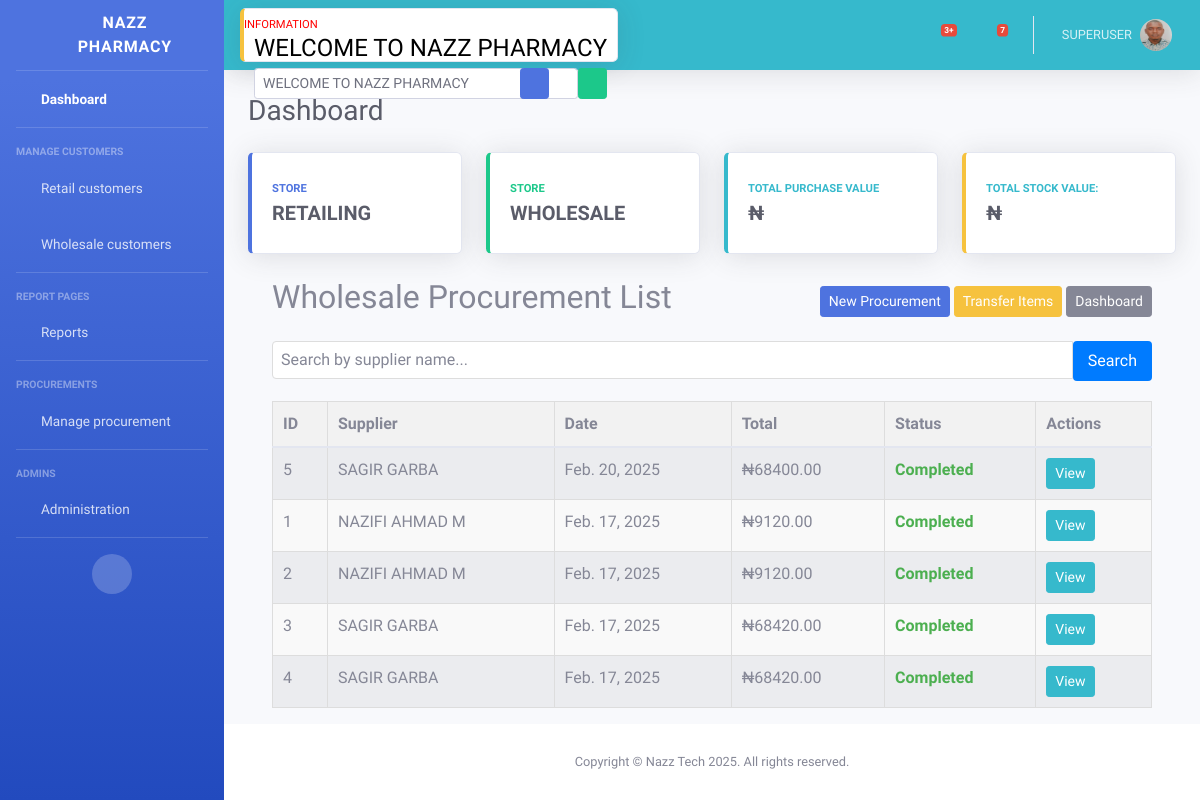
Page /wholesale_procurement_list/ (signed in) on the earlier database version.
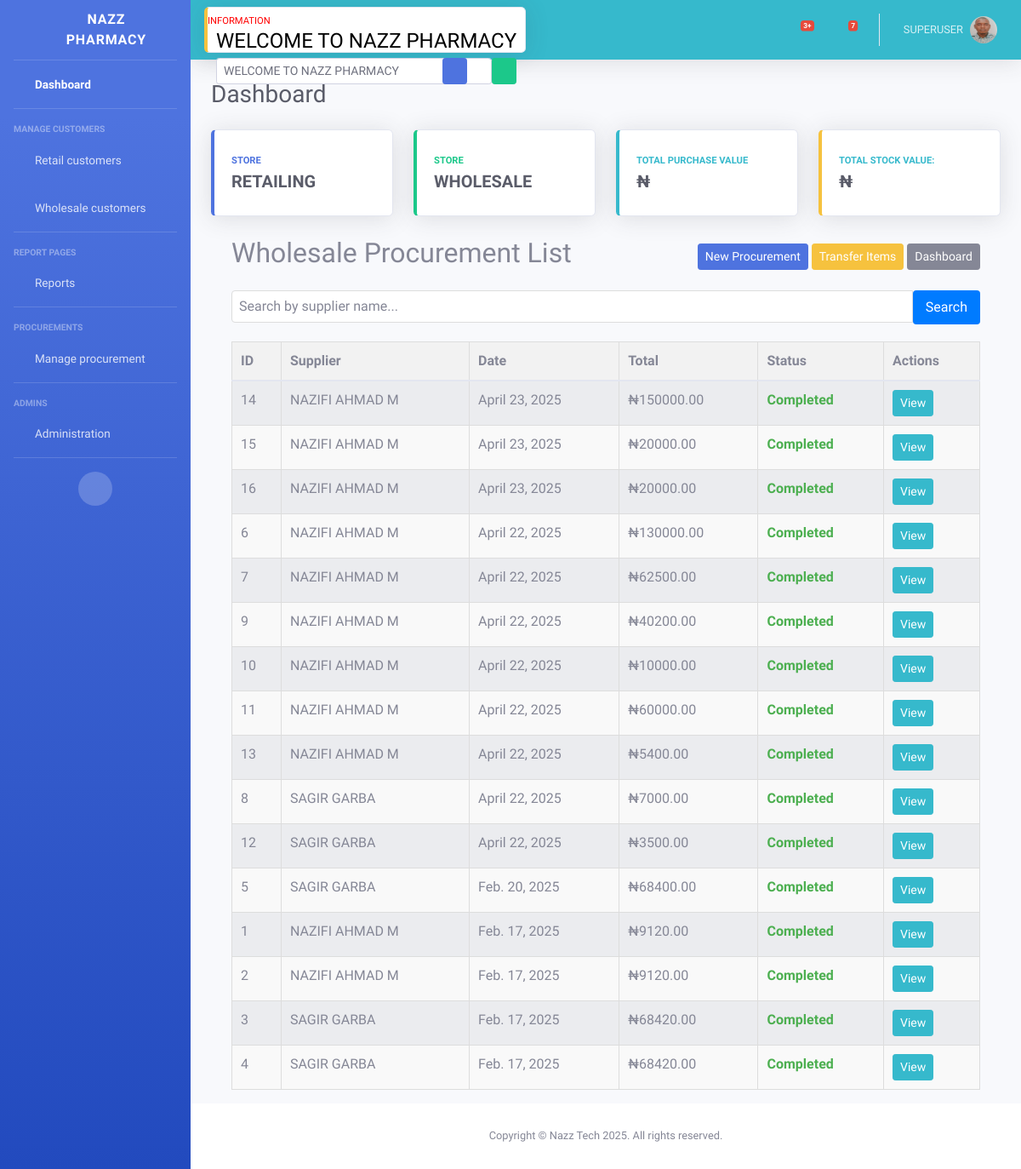
Same page on the later database version.
### supplier/models.py (models this page shows, shortened)
class WholesaleProcurement(models.Model):
    STATUS_CHOICES = [
        ('draft', 'Draft'),
        ('completed', 'Completed'),
    ]
    supplier = models.ForeignKey(Supplier, on_delete=models.CASCADE)
    created_by = models.ForeignKey(User, on_delete=models.CASCADE)
    date = models.DateField(default=timezone.now)
    total = models.DecimalField(max_digits=10, decimal_places=2, null=True, blank=True)
    status = models.CharField(max_length=20, choices=STATUS_CHOICES, default='completed')

class Supplier(models.Model):
    name = models.CharField(max_length=255)
    phone = models.CharField(max_length=15, blank=True, null=True)
    contact_info = models.TextField(blank=True, null=True)

### wholesale/views.py (the view)
# urls.py: path('wholesale_procurement_list/', views.wholesale_procurement_list, name='wholesale_procurement_list'),
def wholesale_procurement_list(request):
    if request.user.is_authenticated:
        procurements = (
            WholesaleProcurement.objects.annotate(calculated_total=Sum('items__subtotal'))
            .order_by('-date')
        )
        return render(request, 'partials/wholesale_procurement_list.html', {
            'procurements': procurements,
        })
    else:
        return redirect('store:index')

### store/context_processors.py (called while the page is built)
def marquee_context(request):
    return {
        'marquee_text': cache.get('marquee_text', 'WELCOME TO NAZZ PHARMACY')
    }

### userauth/models.py (called while the page is built)
    @classmethod
    def log_activity(cls, user, action, action_type='OTHER', target_model=None, target_id=None,
                    ip_address=None, user_agent=None):
        return cls.objects.create(
            user=user,
            action=action,
            action_type=action_type,
            target_model=target_model,
            target_id=target_id,
            ip_address=ip_address,
            user_agent=user_agent
        )

### userauth/permissions.py (called while the page is built)
def is_admin(user):
    return user.is_authenticated and user.profile.user_type == 'Admin'

def is_manager(user):
    return user.is_authenticated and user.profile.user_type == 'Manager'

def is_pharmacist(user):
    return user.is_authenticated and user.profile.user_type == 'Pharmacist'

def is_pharm_tech(user):
    return user.is_authenticated and user.profile.user_type == 'Pharm-Tech'

def is_salesperson(user):
    return user.is_authenticated and user.profile.user_type == 'Salesperson'

def is_admin_or_manager(user):
    return user.is_authenticated and user.profile.user_type in ['Admin', 'Manager']

### templates/partials/wholesale_procurement_list.html (shortened to what this page needs)
{% extends "partials/base.html" %}
{% block content %}
<div class="container">
    <div class="d-flex justify-content-between align-items-center mb-3">
        <h2>Wholesale Procurement List</h2>
        <div>
            <a href="{% url 'wholesale:add_wholesale_procurement' %}" class="btn btn-primary btn-sm">New Procurement</a>
            <a href="{% url 'store:transfer_multiple_store_items' %}" class="btn btn-warning btn-sm">Transfer Items</a>
            <a href="{% url 'store:dashboard' %}" class="btn btn-secondary btn-sm">Dashboard</a>
        </div>
    </div>
    <div class="search-form">
        <form hx-get="{% url 'wholesale:search_wholesale_procurement' %}" hx-target="#procurement-list" hx-trigger="submit">
            <div class="input-group mb-3">
                <input type="text" name="name" class="form-control" placeholder="Search by supplier name...">
                <button class="btn btn-primary" type="submit">Search</button>
            </div>
        </form>
    </div>
    <div id="procurement-list" class="procurement-list">
        <div class="table-responsive">
            <table class="table table-striped table-hover table-bordered">
                <thead class="table-light">
                    <tr>
                        <th>ID</th>
                        <th>Supplier</th>
                        <th>Date</th>
                        <th>Total</th>
                        <th>Status</th>
                        <th>Actions</th>
                    </tr>
                </thead>
                <tbody>
                    {% for procurement in procurements %}
                    <tr>
                        <td>{{ procurement.id }}</td>
                        <td>{{ procurement.supplier.name }}</td>
                        <td>{{ procurement.date }}</td>
                        <td>₦{{ procurement.calculated_total|default:procurement.total|floatformat:2 }}</td>
                        <td class="status-{{ procurement.status }}">{{ procurement.status|title }}</td>
                        <td>
                            <a href="{% url 'wholesale:wholesale_procurement_detail' procurement.id %}" class="btn btn-info btn-sm">View</a>
                        </td>
                    </tr>
                    {% empty %}
                    <tr>
                        <td colspan="6" class="text-center">No procurements found.</td>
                    </tr>
                    {% endfor %}
                </tbody>
            </table>
        </div>
    </div>
</div>
{% endblock %}

Differences in the rows shown:
added WholesaleProcurement: id "14", supplier.name "NAZIFI AHMAD M", date "April 23, 2025", calculated_total "150000.00", status "Completed"
added WholesaleProcurement: id "15", supplier.name "NAZIFI AHMAD M", date "April 23, 2025", calculated_total "20000.00", status "Completed"
added WholesaleProcurement: id "16", supplier.name "NAZIFI AHMAD M", date "April 23, 2025", calculated_total "20000.00", status "Completed"
added WholesaleProcurement: id "6", supplier.name "NAZIFI AHMAD M", date "April 22, 2025", calculated_total "130000.00", status "Completed"
added WholesaleProcurement: id "7", supplier.name "NAZIFI AHMAD M", date "April 22, 2025", calculated_total "62500.00", status "Completed"
added WholesaleProcurement: id "9", supplier.name "NAZIFI AHMAD M", date "April 22, 2025", calculated_total "40200.00", status "Completed"
added WholesaleProcurement: id "10", supplier.name "NAZIFI AHMAD M", date "April 22, 2025", calculated_total "10000.00", status "Completed"
added WholesaleProcurement: id "11", supplier.name "NAZIFI AHMAD M", date "April 22, 2025", calculated_total "60000.00", status "Completed"
added WholesaleProcurement: id "13", supplier.name "NAZIFI AHMAD M", date "April 22, 2025", calculated_total "5400.00", status "Completed"
added WholesaleProcurement: id "8", supplier.name "SAGIR GARBA", date "April 22, 2025", calculated_total "7000.00", status "Completed"
added WholesaleProcurement: id "12", supplier.name "SAGIR GARBA", date "April 22, 2025", calculated_total "3500.00", status "Completed"
